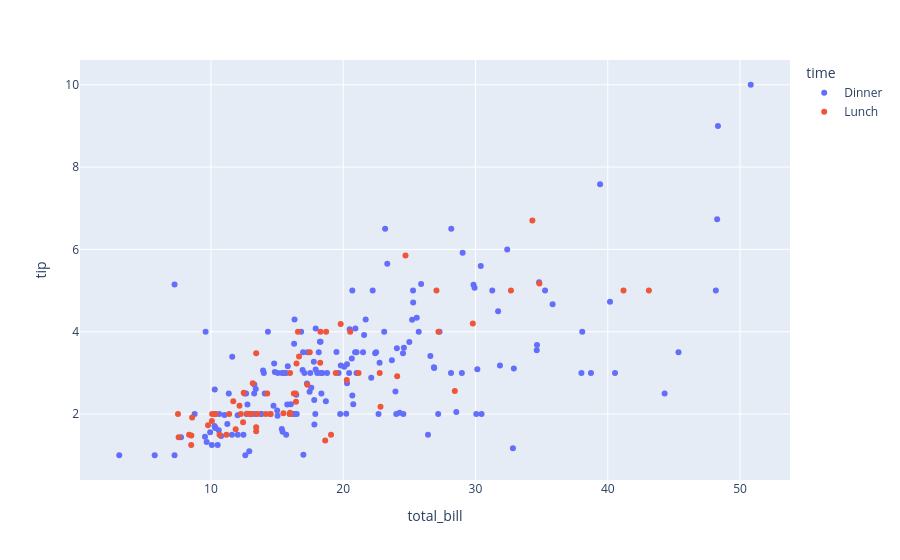

Source (notebook cell):
### Code cell
#hover_name and hover_data 
fig = px.scatter(df, x='total_bill', y='tip',
                 color='time',
                 hover_name='day',
                 hover_data=['size', 'smoker'])

fig.show()

### Figure 1 — Plotly figure (JSON) as saved in the notebook; plotly's stock layout.template omitted (floating-point values rounded to 4 significant figures; data arrays with more than 128 entries replaced by an {"elided": "..."} marker saying what was removed)
{"data": [{"customdata": {"elided": "176x2 mixed values"}, "hovertemplate": "<b>%{hovertext}</b><br><br>time=Dinner<br>total_bill=%{x}<br>tip=%{y}<br>size=%{customdata[0]}<br>smoker=%{customdata[1]}<extra></extra>", "hovertext": {"elided": "176 str values"}, "legendgroup": "Dinner", "marker": {"color": "#636efa", "symbol": "circle"}, "mode": "markers", "name": "Dinner", "orientation": "v", "showlegend": true, "type": "scatter", "x": {"elided": "176 float values"}, "xaxis": "x", "y": {"elided": "176 float values"}, "yaxis": "y"}, {"customdata": {"elided": "68x2 mixed values"}, "hovertemplate": "<b>%{hovertext}</b><br><br>time=Lunch<br>total_bill=%{x}<br>tip=%{y}<br>size=%{customdata[0]}<br>smoker=%{customdata[1]}<extra></extra>", "hovertext": ["Thur", "Thur", "Thur", "Thur", "Thur", "Thur", "Thur", "Thur", "Thur", "Thur", "Thur", "Thur", "Thur", "Thur", "Thur", "Thur", "Thur", "Thur", "Thur", "Thur", "Thur", "Thur", "Thur", "Thur", "Thur", "Thur", "Thur", "Thur", "Thur", "Thur", "Thur", "Thur", "Thur", "Thur", "Thur", "Thur", "Thur", "Thur", "Thur", "Thur", "Thur", "Thur", "Thur", "Thur", "Thur", "Thur", "Thur", "Thur", "Thur", "Thur", "Thur", "Thur", "Thur", "Thur", "Thur", "Thur", "Thur", "Thur", "Thur", "Thur", "Thur", "Fri", "Fri", "Fri", "Fri", "Fri", "Fri", "Fri"], "legendgroup": "Lunch", "marker": {"color": "#EF553B", "symbol": "circle"}, "mode": "markers", "name": "Lunch", "orientation": "v", "showlegend": true, "type": "scatter", "x": [27.2, 22.76, 17.29, 19.44, 16.66, 10.07, 32.68, 15.98, 34.83, 13.03, 18.28, 24.71, 21.16, 10.65, 12.43, 24.08, 11.69, 13.42, 14.26, 15.95, 12.48, 29.8, 8.52, 14.52, 11.38, 22.82, 19.08, 20.27, 11.17, 12.26, 18.26, 8.51, 10.33, 14.15, 16.0, 13.16, 17.47, 34.3, 41.19, 27.05, 16.43, 8.35, 18.64, 11.87, 9.78, 7.51, 19.81, 28.44, 15.48, 16.58, 7.56, 10.34, 43.11, 13.0, 13.51, 18.71, 12.74, 13.0, 16.4, 20.53, 16.47, 12.16, 13.42, 8.58, 15.98, 13.42, 16.27, 10.09], "xaxis": "x", "y": [4.0, 3.0, 2.71, 3.0, 3.4, 1.83, 5.0, 2.03, 5.17, 2.0, 4.0, 5.85, 3.0, 1.5, 1.8, 2.92, 2.31, 1.68, 2.5, 2.0, 2.52, 4.2, 1.48, 2.0, 2.0, 2.18, 1.5, 2.83, 1.5, 2.0, 3.25, 1.25, 2.0, 2.0, 2.0, 2.75, 3.5, 6.7, 5.0, 5.0, 2.3, 1.5, 1.36, 1.63, 1.73, 2.0, 4.19, 2.56, 2.02, 4.0, 1.44, 2.0, 5.0, 2.0, 2.0, 4.0, 2.01, 2.0, 2.5, 4.0, 3.23, 2.2, 3.48, 1.92, 3.0, 1.58, 2.5, 2.0], "yaxis": "y"}], "layout": {"legend": {"title": {"text": "time"}, "tracegroupgap": 0}, "margin": {"t": 60}, "xaxis": {"anchor": "y", "domain": [0, 1], "title": {"text": "total_bill"}}, "yaxis": {"anchor": "x", "domain": [0, 1], "title": {"text": "tip"}}}}
